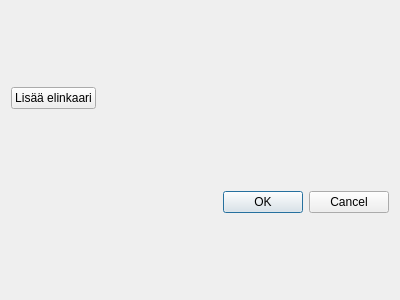
<?xml version="1.0" encoding="UTF-8"?>
<ui version="4.0">
 <class>Dialog</class>
 <widget class="QDialog" name="Dialog">
  <property name="geometry">
   <rect>
    <x>0</x>
    <y>0</y>
    <width>400</width>
    <height>300</height>
   </rect>
  </property>
  <property name="windowTitle">
   <string>Kaavan elinkaaret</string>
  </property>
  <layout class="QVBoxLayout" name="verticalLayout">
   <item>
    <widget class="QPushButton" name="add_lifecycle_button">
     <property name="sizePolicy">
      <sizepolicy hsizetype="Maximum" vsizetype="Fixed">
       <horstretch>0</horstretch>
       <verstretch>0</verstretch>
      </sizepolicy>
     </property>
     <property name="text">
      <string>Lisää elinkaari</string>
     </property>
    </widget>
   </item>
   <item>
    <widget class="QDialogButtonBox" name="button_box">
     <property name="orientation">
      <enum>Qt::Horizontal</enum>
     </property>
     <property name="standardButtons">
      <set>QDialogButtonBox::Cancel|QDialogButtonBox::Ok</set>
     </property>
    </widget>
   </item>
  </layout>
 </widget>
 <resources/>
 <connections>
  <connection>
   <sender>button_box</sender>
   <signal>accepted()</signal>
   <receiver>Dialog</receiver>
   <slot>accept()</slot>
   <hints>
    <hint type="sourcelabel">
     <x>248</x>
     <y>254</y>
    </hint>
    <hint type="destinationlabel">
     <x>157</x>
     <y>274</y>
    </hint>
   </hints>
  </connection>
  <connection>
   <sender>button_box</sender>
   <signal>rejected()</signal>
   <receiver>Dialog</receiver>
   <slot>reject()</slot>
   <hints>
    <hint type="sourcelabel">
     <x>316</x>
     <y>260</y>
    </hint>
    <hint type="destinationlabel">
     <x>286</x>
     <y>274</y>
    </hint>
   </hints>
  </connection>
 </connections>
</ui>
